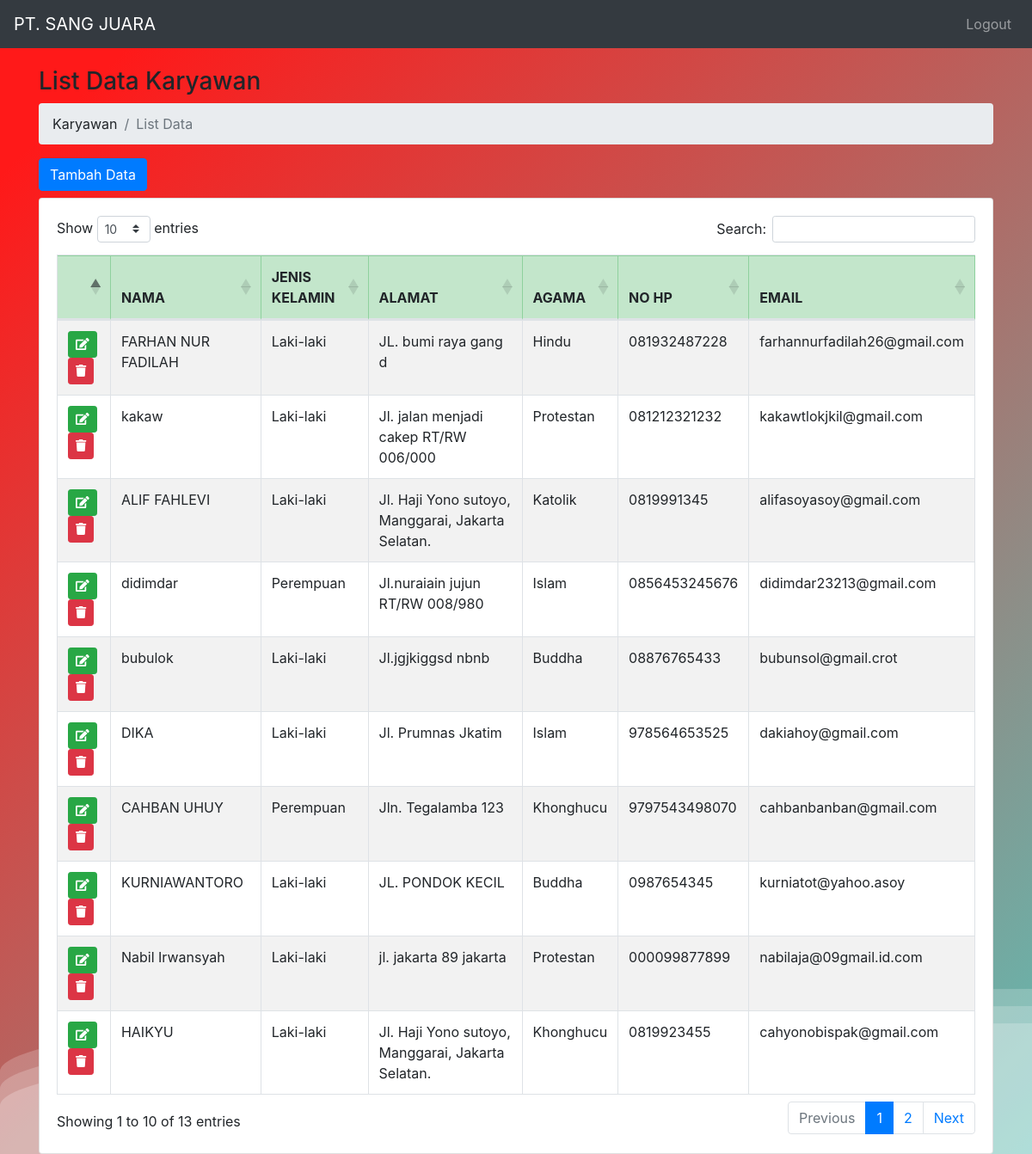
The app's page /index.php/karyawan with its own data.
### tables this page shows
CREATE TABLE `karyawan` (
  `IdMhsw` int(11) NOT NULL,
  `Nama` varchar(150) DEFAULT NULL,
  `JenisKelamin` varchar(20) DEFAULT NULL,
  `Alamat` text DEFAULT NULL,
  `Agama` varchar(30) DEFAULT NULL,
  `NoHp` varchar(15) DEFAULT NULL,
  `Email` varchar(150) DEFAULT NULL
);

### application/controllers/Karyawan.php (called while the page is built, shortened)
<?php
class Karyawan extends CI_Controller {
    public function __construct()
    {
        $this->load->model("Karyawan_model");
    }
    public function index()
    {
        $data["title"] = "List Data Karyawan";
        $data["data_karyawan"] = $this->Karyawan_model->getAll();
        $this->load->view('templates/header', $data);
        $this->load->view('templates/menu');
        $this->load->view('karyawan/index', $data);
        $this->load->view('templates/footer');
    }
}

### index.php (called while the page is built, shortened)
<?php
require_once BASEPATH.'core/CodeIgniter.php';

### application/models/Karyawan_model.php (called while the page is built, shortened)
<?php
class Karyawan_model extends CI_Model
{
    private $table = 'karyawan';
    public function getAll()
    {
        $this->db->from($this->table);
        $this->db->order_by("IdMhsw", "asc");
        $query = $this->db->get();
        return $query->result();
    }
}

### application/views/karyawan/index.php (the view, shortened to what this page needs)
<link rel="stylesheet" href="<?php echo base_url("assets/css/style.css")
?>">
<div id="navbar">
<div class="container pt-5" >
    <h3><?= $title ?></h3>
    <nav aria-label="breadcrumb">
        <ol class="breadcrumb ">
            <li class="breadcrumb-item"><a>Karyawan</a></li>
            <li class="breadcrumb-item active" aria-current="page">List Data</li>
        </ol>
    </nav>
    <div class="row">
        <div class="col-md-12">
            <a class="btn btn-primary mb-2" href="<?= base_url('karyawan/add'); ?>">Tambah Data</a>
            <div class="card">
                <div class="card-body">
                    <div class="table-responsive">
                        <table class="table table-striped table-bordered table-hover" id="tableKaryawan">
                            <thead>
                                <tr class="table-success">
                                    <th></th>
                                    <th>NAMA</th>
                                    <th>JENIS KELAMIN</th>
                                    <th>ALAMAT</th>
                                    <th>AGAMA</th>
                                    <th>NO HP</th>
                                    <th>EMAIL</th>
                                </tr>
                            </thead>
                            <tbody>
                                <?php foreach ($data_karyawan as $row) : ?>
                                    <tr>
                                        <td>
                                            <a href="<?= site_url('karyawan/edit/' . $row->IdMhsw) ?>" class="btn btn-success btn-sm"><i class="fa fa-edit"></i> </a>
                                            <a href="javascript:void(0);" data="<?= $row->IdMhsw ?>" class="btn btn-danger btn-sm item-delete"><i class="fa fa-trash"></i> </a>
                                        </td>
                                        <td><?= $row->Nama ?></td>
                                        <td><?= $row->JenisKelamin ?></td>
                                        <td><?= $row->Alamat ?></td>
                                        <td><?= $row->Agama ?></td>
                                        <td><?= $row->NoHp ?></td>
                                        <td><?= $row->Email ?></td>
                                    </tr>
                                <?php endforeach; ?>
                            </tbody>
                        </table>
                    </div>
                </div>
            </div>
        </div>
    </div>
</div>
</div>

### application/views/templates/header.php (shortened to what this page needs)
<!DOCTYPE html>
<html lang="en">
<head>
    <link rel="stylesheet" href="https://maxcdn.bootstrapcdn.com/bootstrap/4.5.2/css/bootstrap.min.css">
    <link rel="stylesheet" href="https://cdnjs.cloudflare.com/ajax/libs/font-awesome/5.15.3/css/all.min.css" />
    <link rel="stylesheet" href="https://cdn.datatables.net/1.10.24/css/dataTables.bootstrap4.min.css">
</head>
<body>

### application/views/templates/menu.php (shortened to what this page needs)
<nav class="navbar navbar-expand-md bg-dark navbar-dark">
    <a class="navbar-brand" href="#">PT. SANG JUARA</a>
    <div class="collapse navbar-collapse" id="collapsibleNavbar">
        <ul class="navbar-nav">
            <li class="nav-item active">
                <a class="nav-link" href="<?= base_url('karyawan'); ?>"></a>
            </li>
        </ul>
        <ul class="navbar-nav ml-auto">
            <li class="nav-item">
                <a class="nav-link" href="#" data-toggle="modal" data-target="#confirmLogoutModal">Logout</a>
            </li>
        </ul>
    </div>
</nav>

### application/views/templates/footer.php
</body>
</html>

### assets/css/style.css (style rules this page uses)
body { margin: auto; font-family: -apple-system, BlinkMacSystemFont, sans-serif; overflow: auto; background: linear-gradient(315deg, rgba(101,0,94,1) 3%, rgba(60,132,206,1) 38%, rgba(48,238,226,1) 68%, rgba(255,25,25,1) 98%); animation: gradient 15s ease infinite; background-size: 400% 400%; background-attachment: fixed; }
#navbar { padding-top: 30px; }

### application/views/templates/menu.php (style rules this page uses)
.navbar { position: fixed; z-index: 1000; width: 100%; }

### records on screen
karyawan: Nama "FARHAN NUR FADILAH", JenisKelamin "Laki-laki", Alamat "JL. bumi raya gang d", Agama "Hindu", NoHp "081932487228", Email "farhannurfadilah26@gmail.com"
karyawan: Nama "kakaw", JenisKelamin "Laki-laki", Alamat "Jl. jalan menjadi cakep RT/RW 006/000", Agama "Protestan", NoHp "081212321232", Email "kakawtlokjkil@gmail.com"
karyawan: Nama "ALIF FAHLEVI", JenisKelamin "Laki-laki", Alamat "Jl. Haji Yono sutoyo, Manggarai, Jakarta Selatan.", Agama "Katolik", NoHp "0819991345", Email "alifasoyasoy@gmail.com"
karyawan: Nama "didimdar", JenisKelamin "Perempuan", Alamat "Jl.nuraiain jujun RT/RW 008/980", Agama "Islam", NoHp "0856453245676", Email "didimdar23213@gmail.com"
karyawan: Nama "bubulok", JenisKelamin "Laki-laki", Alamat "Jl.jgjkiggsd nbnb", Agama "Buddha", NoHp "08876765433", Email "bubunsol@gmail.crot"
karyawan: Nama "DIKA", JenisKelamin "Laki-laki", Alamat "Jl. Prumnas Jkatim", Agama "Islam", NoHp "978564653525", Email "dakiahoy@gmail.com"
karyawan: Nama "CAHBAN UHUY", JenisKelamin "Perempuan", Alamat "Jln. Tegalamba 123", Agama "Khonghucu", NoHp "9797543498070", Email "cahbanbanban@gmail.com"
karyawan: Nama "KURNIAWANTORO", JenisKelamin "Laki-laki", Alamat "JL. PONDOK KECIL", Agama "Buddha", NoHp "0987654345", Email "kurniatot@yahoo.asoy"
karyawan: Nama "Nabil Irwansyah", JenisKelamin "Laki-laki", Alamat "jl. jakarta 89 jakarta", Agama "Protestan", NoHp "000099877899", Email "nabilaja@09gmail.id.com"
karyawan: Nama "HAIKYU", JenisKelamin "Laki-laki", Alamat "Jl. Haji Yono sutoyo, Manggarai, Jakarta Selatan.", Agama "Khonghucu", NoHp "0819923455", Email "cahyonobispak@gmail.com"

### other values on screen
$title "List Data Karyawan"
